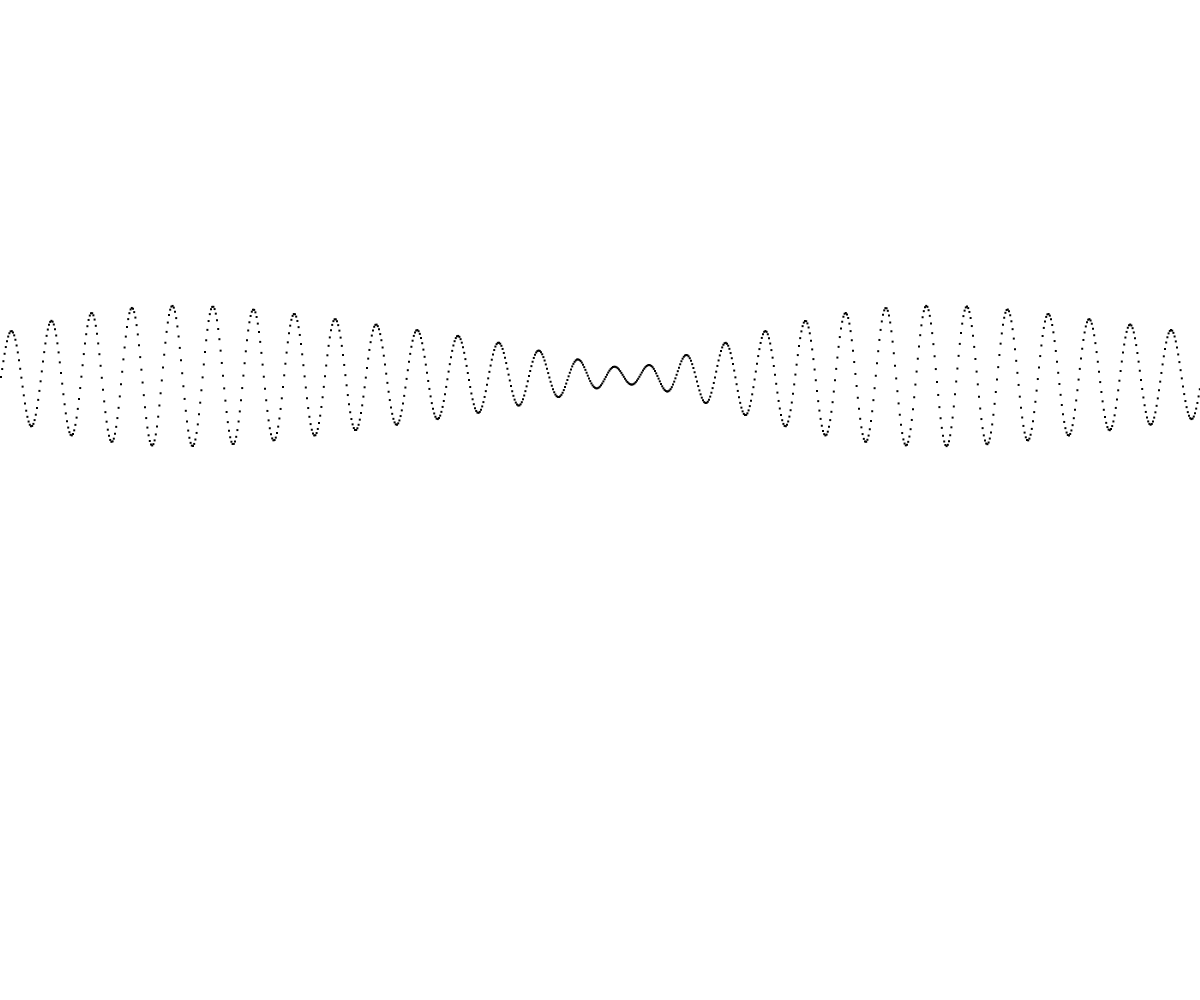
Frame 1 (no input)
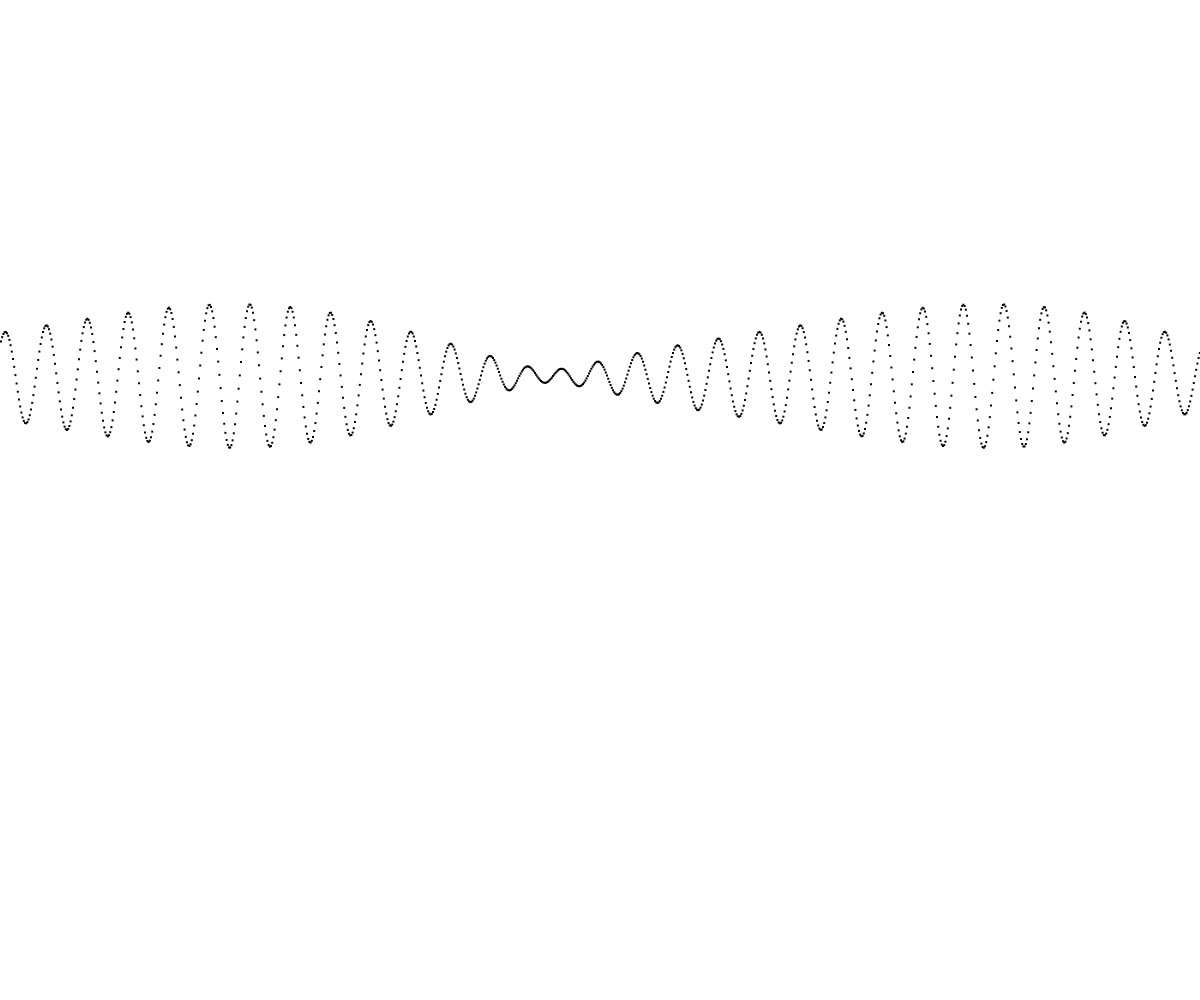
Frame 60 (no input)
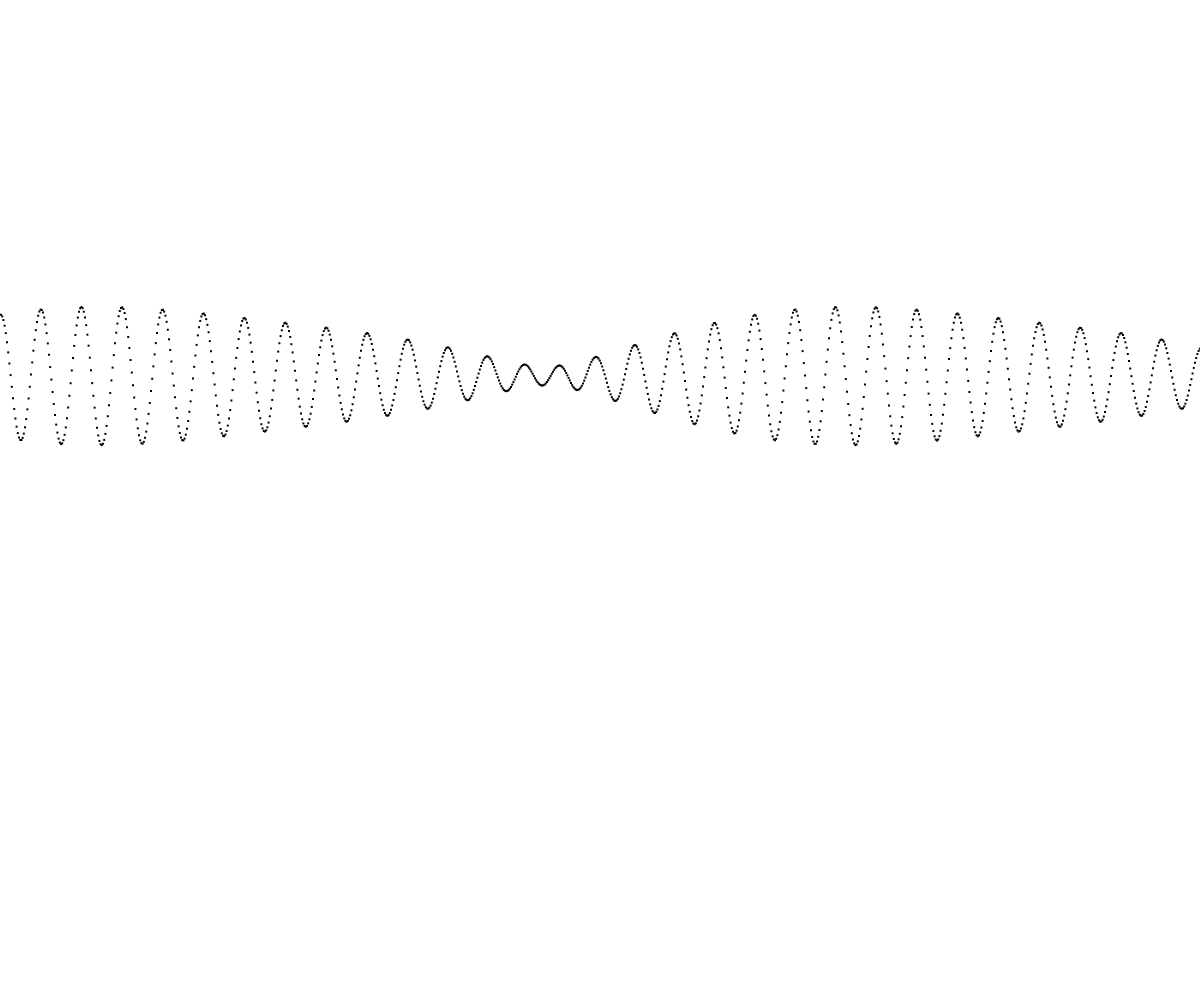
Frame 120 (the mouse pressed at the canvas centre since frame 60)

The p5.js sketch that drew these frames (run headless with seeded random() and noise() and a simulated clock; from frame 60 on, the mouse is pressed at the canvas centre):

// p5.js sketch
// ── sketch.js
let c1f, c1o, c1a
let c2f, c2o, c2a
let c3f, c3o, c3a

function setup() {
	createCanvas(windowWidth, windowHeight);
// //1
// 	c1f = createSlider(-15, 15, 0, 0.1)
// 	c1f.position(10, 30)
// 	c1f.size(200)

// 	c1o = createSlider(-3, 3, 0, 0.1)
// 	c1o.position(220, 30)
// 	c1o.size(200)

// 	c1a = createSlider(0, 1, 1, 0.1)
// 	c1a.position(430, 30)
// 	c1a.size(200)

// //2
// 	c2f = createSlider(-15, 15, 0, 0.1)
// 	c2f.position(10, 230)
// 	c2f.size(200)

// 	c2o = createSlider(-3, 3, 0, 0.1)
// 	c2o.position(220, 230)
// 	c2o.size(200)

// 	c2a = createSlider(0, 1, 1, 0.1)
// 	c2a.position(430, 230)
// 	c2a.size(200)
// //3
// 	c3f = createSlider(-15,15, 0, 0.1)
// 	c3f.position(10, 430)
// 	c3f.size(200)

// 	c3o = createSlider(-3, 3, 0, 0.1)
// 	c3o.position(220, 430)
// 	c3o.size(200)

// 	c3a = createSlider(0, 1, 1, 0.1)
// 	c3a.position(430, 430)
// 	c3a.size(200)

}

function windowResized(){
	resizeCanvas(windowWidth, windowHeight);
}

function draw() {
	background(255);


	const mx = 10;
	const my = 2;
	const altezza = height / 4

	const numero_di_punti = 1000;

	const t = frameCount * 0.05;

	noStroke();

	for (let i = 0; i < numero_di_punti; i++) {
		const x = map(i, 0, numero_di_punti, -mx, mx);
		const x_plot = map(x, -mx, mx, 0, width);

		const y1 = sin(x * 9 - t * -2.3) * 0.5;
		const y2 = sin(x * -9.5 - t * 0.3) * 0.6;
		const y4 = cos(x * -10 - t * 1.5) * 0.1
		const y3 = y1 + y2 + y4;

		// text('freq: ' + c1f.value(), 10,30);
		// text('freq: ' + c2f.value(), 10,230);
		// text('freq: ' + c3f.value(), 10,430);

		// text('fase: ' + c1o.value(), 220,30);
		// text('fase: ' + c2o.value(), 220,230);
		// text('fase: ' + c3o.value(), 220,430);

		// text('amp: ' + c1a.value(),430,30);
		// text('amp: ' + c2a.value(),430,230);
		// text('amp: ' + c3a.value(),430,430);


	


		// // y1
		// fill(255, 0, 0);
		// rect(x_plot, map(y1, -my, my, 0, altezza) + altezza * 0, 2, 2);

		// // y2
		// fill(255, 0, 0);
		// rect(x_plot, map(y2, -my, my, 0, altezza) + altezza * 1, 2, 2);

		// // y4
		// fill(255,0,0)
        // rect(x_plot, map(y4, -my, my, 0, altezza) + altezza * 2, 2, 2)

		// y3
		fill(0);
		rect(x_plot, map(y3, -my, my, 0, altezza) + altezza * 1, 2, 2);
	}
}
